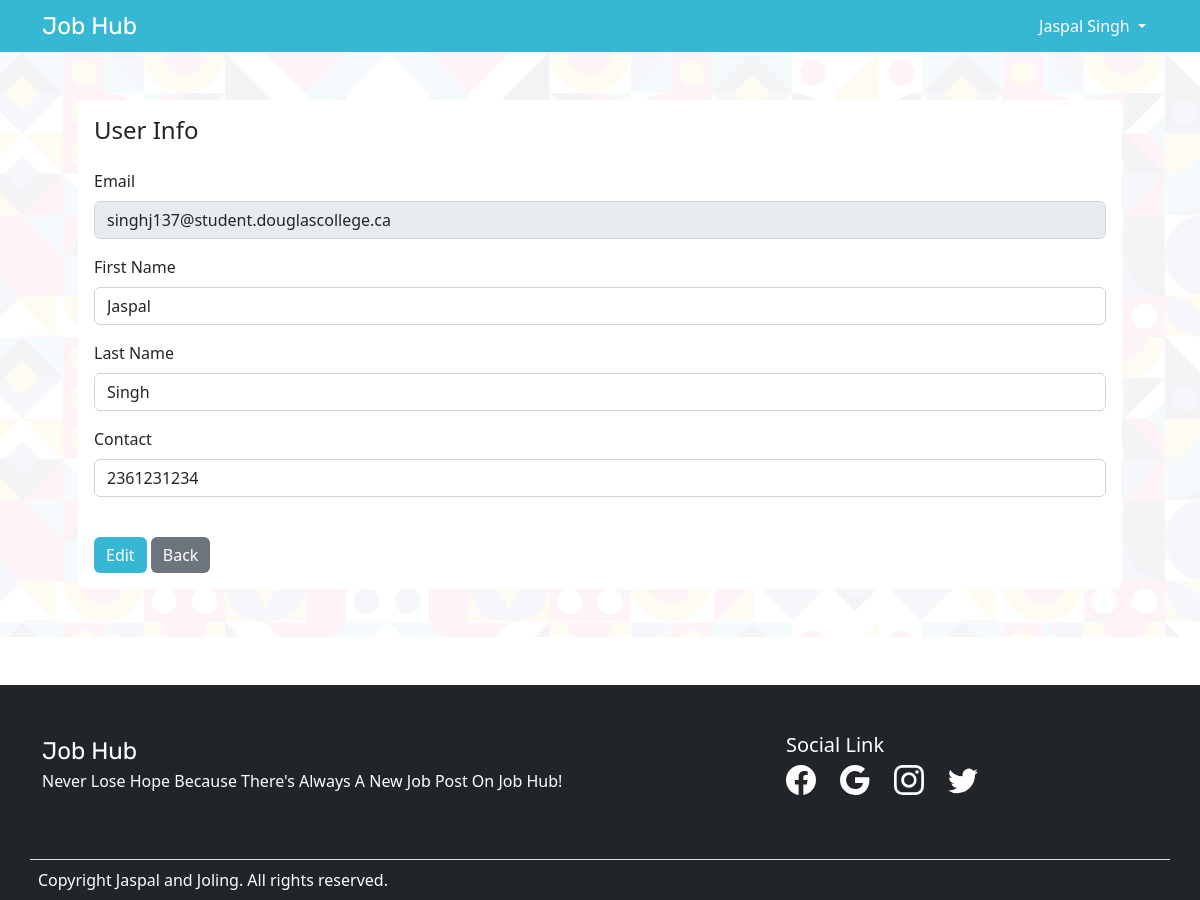
Screenshot of /controllers/User_details.controller.php?action=edit&id=1 (signed in) with the database file from the repository.
### tables this page shows
CREATE TABLE Users (
  UserID INT NOT NULL AUTO_INCREMENT,
  Fname VARCHAR(50) NOT NULL,
  Lname VARCHAR(50) DEFAULT NULL,
  Email VARCHAR(50) NOT NULL UNIQUE,
  Phone VARCHAR(20) NOT NULL,
  Password VARCHAR(500) NOT NULL,
  Role CHAR(6) NOT NULL,
  Agreement TINYINT(1) NOT NULL,
  PRIMARY KEY ( UserID )
);

### inc/Utilities/PDOService.php (called while the page is built, shortened)
<?php
    class PDOService {
        private  $_host = DB_HOST;
        private  $_user = DB_USER;
        private  $_pass = DB_PASS;
        private  $_dbname = DB_NAME;
        private  $_dbport = DB_PORT;
        private  $_dbh;
        private $_className;
        private  $_pstmt;
        public function __construct(string $className) {
            $this->_className = $className;
            $dsn = 'mysql:host=' . $this->_host . ';dbname=' . $this->_dbname.';port='.$this->_dbport;
            $options = array (
                PDO::ATTR_PERSISTENT => true,
                PDO::ATTR_ERRMODE => PDO::ERRMODE_EXCEPTION );
            try {
                $this->_dbh = new PDO($dsn, $this->_user, $this->_pass, $options);
            } catch (PDOException $pe)   {
                $this->_error = $pe->getMessage();
            }
        }
        public function query(string $query)    {
            $this->_pstmt = $this->_dbh->prepare($query);
        }
        public function bind($param, $value, $type=null)    {
            if (is_null($type)) {
                switch (true) {
                    default:
                    $type = PDO::PARAM_STR;
                    break;
                    }
                }
            $this->_pstmt->bindValue($param, $value, $type);
        }
        public function execute()   {
            return $this->_pstmt->execute();
        }
        public function singleResult()  {
            $this->_pstmt->setFetchMode(PDO::FETCH_CLASS, $this->_className);
            return $this->_pstmt->fetch(PDO::FETCH_CLASS);
        }
    }
?>

### inc/Utilities/UsersDAO.class.php (called while the page is built, shortened)
<?php
    class UsersDAO{
        private static $db;
        static function initialize(string $className)    {
            self::$db = new PDOService($className);
        }
        static function getUserById($userId): Users
        {
            try
            {
                    $sql ="SELECT * FROM users WHERE UserID=:UserID";
                    self::$db->query($sql);
                    self::$db->bind(':UserID', $userId);
                    self::$db->execute();
                    return self::$db->singleResult();
            }
            catch(Exception $ex)
            {
                echo $ex->getMessage();
                error_log($ex->getMessage());
            }
        }
    }
?>

### models/Users.class.php (called while the page is built, shortened)
<?php
    class Users{
        private $Fname;
        private $Lname;
        private $Email;
        private $Phone;
        function getFname() : string{
            return $this->Fname;
        }
        function getLname() : string{
            return $this->Lname;
        }
        function getEmail() : string{
            return $this->Email;
        }
        function getPhone() : int{
            return $this->Phone;
        }
    }
?>

### views/User_details.page.php (the view, shortened to what this page needs)
<?php
class PageUserDetails
{
    static function userInfo(Users $user)
    {
        ?>
                <main class="innerMain">
                    <div class="container p-5">
                        <div class="card inneradminDetails w-100 m-auto">
                            <div class="card-body">
                                <h4> User Info</h4>
                                <form class=" col mt-4"  action="<?= $_SERVER["PHP_SELF"]; ?>" method="post">
                                    <div class="mb-3">
                                        <label for="email" class="form-label">Email</label>
                                        <input type="email" disabled class="form-control" value="<?=$user->getEmail();?>" id="email" name = "email" aria-describedby="emailHelp">
                                    </div>
                                    <div class="mb-3">
                                        <label for="name" class="form-label">First Name</label>
                                        <input type="text" class="form-control" id="name" name="fname" value="<?=$user->getFName();?>" aria-describedby="emailHelp">
                                    </div>
                                    <div class="mb-3">
                                        <label for="name" class="form-label">Last Name</label>
                                        <input type="text" class="form-control" id="name" name="lname" value="<?=$user->getLName();?>"aria-describedby="emailHelp">
                                    </div>
                                    <div class="mb-3">
                                        <label for="phone" class="form-label">Contact</label>
                                        <input type="tel" class="form-control" id="phone" name="phone" value="<?=$user->getPhone();?>">
                                    </div>
                                    <button type="submit" class="btn btn-primary mt-4">Edit</button>
                                    <a href="../controllers/Admin.controller.php" class="btn btn-secondary mt-4">Back</a>
                                </form>
                            </div>
                        </div>
                </main>
        <?php
    }
}

### css/custom.css (style rules this page uses)
* { box-sizing: border-box; }
a { text-decoration: none; color:#000 }
.btn { border:none!important }
.bg-primary,.btn-primary { background:#36b7d3!important }
.inneradminDetails { border:none;z-index:9999 }
.innerMain { background:url("../images/bg-inner.png");background-position: top; }

### rows the page displays
users: email "singhj137@student.douglascollege.ca", fname "Jaspal", lname "Singh", phone "2361231234"

### other values shown
$_SESSION['username']['Name'] "Jaspal Singh"
